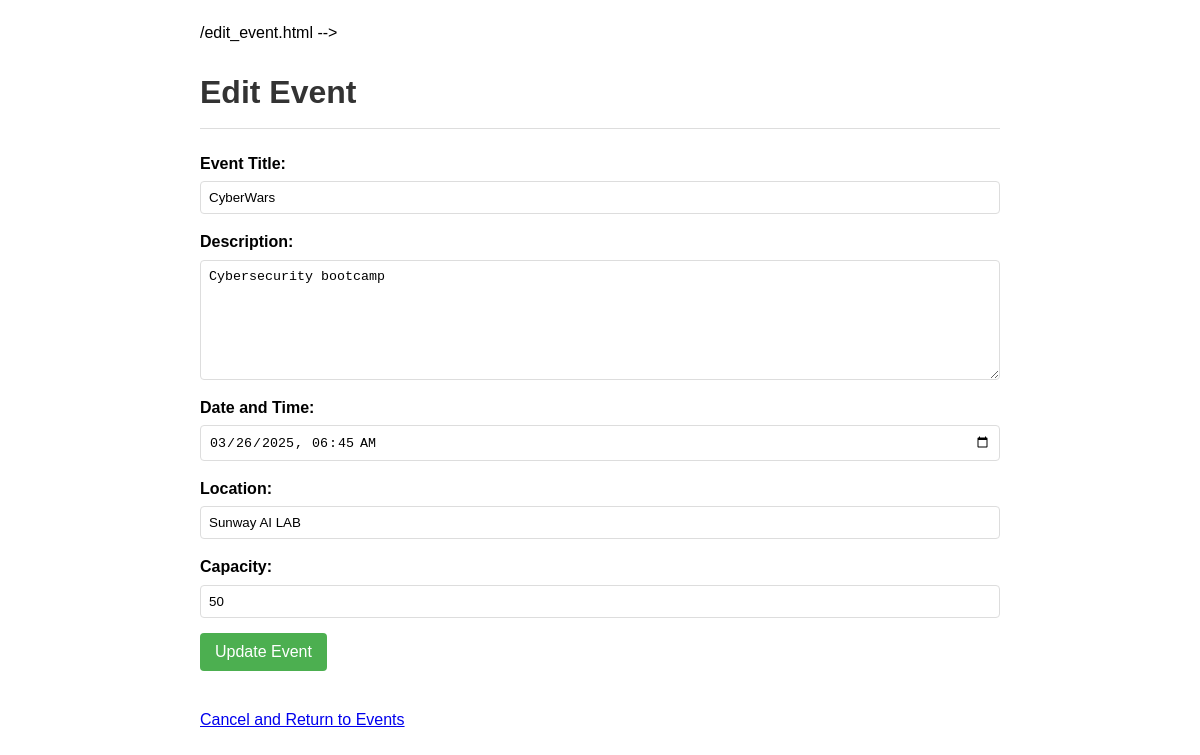
Page /edit-event/2/ (signed in) on the earlier database version.
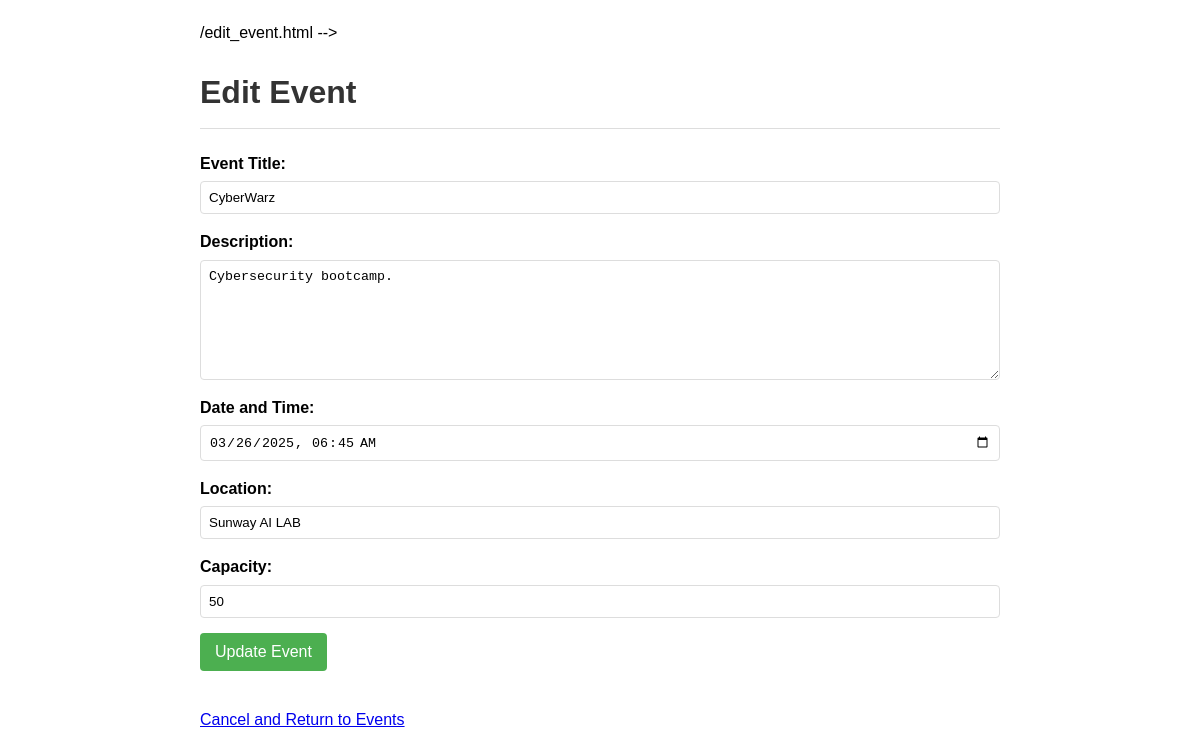
Same page on the later database version.
### events/models.py (models this page shows, shortened)
class Event(models.Model):
    title = models.CharField(max_length=200)
    description = models.TextField()
    date = models.DateTimeField(default=timezone.now)
    location = models.CharField(max_length=200)
    capacity = models.PositiveBigIntegerField()
    created_by = models.ForeignKey(User, on_delete=models.CASCADE, related_name='created_events')
    created_at = models.DateTimeField(auto_now_add=True)
    updated_at = models.DateTimeField(auto_now=True)
    def can_edit(self, user):
        return user.is_authenticated and (user == self.created_by or user.is_staff)

### events/views.py (the view, shortened to what this page needs)
# urls.py: path("edit-event/<int:eventId>/", editEventDetail, name="edit_event"),
@login_required
def editEventDetail(request, eventId):
    event = get_object_or_404(Event, id=eventId)
    if not event.can_edit(request.user):
        messages.error(request, "You don't have permission to edit this event.")
        return redirect("postEvents")
    return render(request, "events/editEvents.html", {"event": event})

### events/templates/events/editEvents.html (shortened to what this page needs)
<!DOCTYPE html>
<html lang="en">
<head>
</head>
<body>
    <h1>Edit Event</h1>
    <form method="POST" action="">
        <div class="form-group">
            <label for="title">Event Title:</label>
            <input type="text" id="title" name="title" value="{{ event.title }}" required>
        </div>
        <div class="form-group">
            <label for="description">Description:</label>
            <textarea id="description" name="description" required>{{ event.description }}</textarea>
        </div>
        <div class="form-group">
            <label for="date">Date and Time:</label>
            <input type="datetime-local" id="date" name="date" value="{{ event.date|date:'Y-m-d\TH:i' }}" required>
        </div>
        <div class="form-group">
            <label for="location">Location:</label>
            <input type="text" id="location" name="location" value="{{ event.location }}" required>
        </div>
        <div class="form-group">
            <label for="capacity">Capacity:</label>
            <input type="number" id="capacity" name="capacity" value="{{ event.capacity }}" min="1" required>
        </div>
        <button type="submit">Update Event</button>
    </form>
    <a href="{% url 'postEvents' %}" class="back-link">Cancel and Return to Events</a>
</body>
</html>

Differences in the rows shown:
changed Event "Sunway AI LAB": title "CyberWars" → "CyberWarz"; description "Cybersecurity bootcamp" → "Cybersecurity bootcamp."
